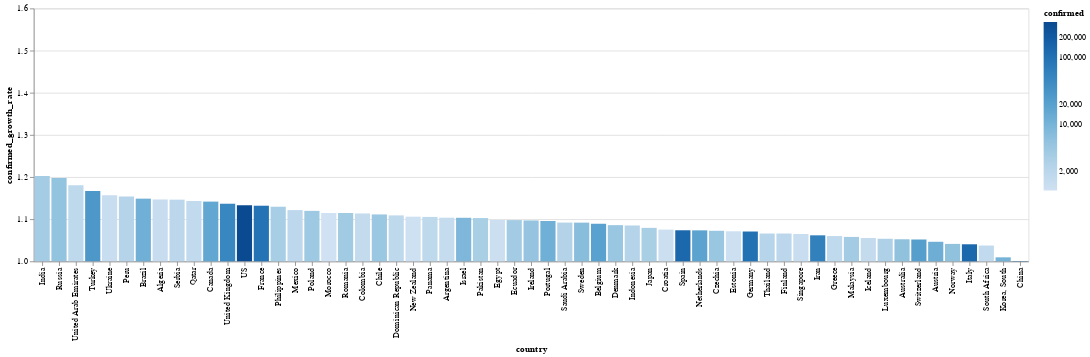

The cell this chart's notebook holds for it:
### Markdown cell above
# Tasa de contagios por país

El color corresponde con la cantidad de casos confirmados

### Code cell
today_df = global_df[
    (global_df.date == global_df.date.max()) & 
    (global_df.confirmed > 1000)
]


alt.Chart(today_df).mark_bar().encode(
    x=alt.X(
        'country', 
        sort=list(
            today_df.set_index('country')
                    .confirmed_growth_rate
                    .sort_values()
                    .index[::-1]
        )
    ),
    y=alt.X(
        'confirmed_growth_rate', 
        scale=alt.Scale(domain=[1, 1.6], clamp=True)
    ),
    color=alt.Color('confirmed', scale=alt.Scale(type='log')),
    tooltip=list(today_df.columns)
)

### Figure 1 — Vega-Lite specification as saved in the notebook (floating-point values rounded to 4 significant figures)
{"config": {"view": {"continuousWidth": 400, "continuousHeight": 300}}, "data": {"name": "data-6f36d73aaeb48554e3f9325dded1e90e"}, "mark": "bar", "encoding": {"color": {"type": "quantitative", "field": "confirmed", "scale": {"type": "log"}}, "tooltip": [{"type": "temporal", "field": "date"}, {"type": "nominal", "field": "country"}, {"type": "quantitative", "field": "confirmed"}, {"type": "quantitative", "field": "recovered"}, {"type": "quantitative", "field": "death"}, {"type": "quantitative", "field": "confirmed_growth_rate"}, {"type": "quantitative", "field": "death_growth_rate"}, {"type": "temporal", "field": "first_infaction_date"}, {"type": "quantitative", "field": "days_from_first_infection"}, {"type": "temporal", "field": "tenth_infaction_date"}, {"type": "quantitative", "field": "days_from_tenth_infection"}, {"type": "temporal", "field": "first_death_date"}, {"type": "quantitative", "field": "days_from_first_death"}, {"type": "temporal", "field": "tenth_death_date"}, {"type": "quantitative", "field": "days_from_tenth_death"}], "x": {"type": "nominal", "field": "country", "sort": ["India", "Russia", "United Arab Emirates", "Turkey", "Ukraine", "Peru", "Brazil", "Algeria", "Serbia", "Qatar", "Canada", "United Kingdom", "US", "France", "Philippines", "Mexico", "Poland", "Morocco", "Romania", "Colombia", "Chile", "Dominican Republic", "New Zealand", "Panama", "Argentina", "Israel", "Pakistan", "Egypt", "Ecuador", "Ireland", "Portugal", "Saudi Arabia", "Sweden", "Belgium", "Denmark", "Indonesia", "Japan", "Croatia", "Spain", "Netherlands", "Czechia", "Estonia", "Germany", "Thailand", "Finland", "Singapore", "Iran", "Greece", "Malaysia", "Iceland", "Luxembourg", "Australia", "Switzerland", "Austria", "Norway", "Italy", "South Africa", "Korea, South", "China"]}, "y": {"type": "quantitative", "field": "confirmed_growth_rate", "scale": {"clamp": true, "domain": [1, 1.6]}}}, "$schema": "https://vega.github.io/schema/vega-lite/v4.8.1.json", "datasets": {"data-6f36d73aaeb48554e3f9325dded1e90e": [{"date": "2020-04-05T00:00:00", "country": "Algeria", "confirmed": 1320, "recovered": 90, "death": 152, "confirmed_growth_rate": 1.147, "death_growth_rate": 1.259, "first_infaction_date": "2020-02-25T00:00:00", "days_from_first_infection": 40, "tenth_infaction_date": "2020-03-04T00:00:00", "days_from_tenth_infection": 32.0, "first_death_date": "2020-03-12T00:00:00", "days_from_first_death": 24.0, "tenth_death_date": "2020-03-20T00:00:00", "days_from_tenth_death": 16.0}, {"date": "2020-04-05T00:00:00", "country": "Argentina", "confirmed": 1451, "recovered": 280, "death": 44, "confirmed_growth_rate": 1.104, "death_growth_rate": 1.131, "first_infaction_date": "2020-03-03T00:00:00", "days_from_first_infection": 33, "tenth_infaction_date": "2020-03-08T00:00:00", "days_from_tenth_infection": 28.0, "first_death_date": "2020-03-08T00:00:00", "days_from_first_death": 28.0, "tenth_death_date": "2020-03-22T00:00:00", "days_from_tenth_death": 14.0}, {"date": "2020-04-05T00:00:00", "country": "Australia", "confirmed": 5687, "recovered": 757, "death": 35, "confirmed_growth_rate": 1.052, "death_growth_rate": 1.12, "first_infaction_date": "2020-01-26T00:00:00", "days_from_first_infection": 70, "tenth_infaction_date": "2020-02-01T00:00:00", "days_from_tenth_infection": 64.0, "first_death_date": "2020-03-01T00:00:00", "days_from_first_death": 35.0, "tenth_death_date": "2020-03-26T00:00:00", "days_from_tenth_death": 10.0}, {"date": "2020-04-05T00:00:00", "country": "Austria", "confirmed": 12051, "recovered": 2998, "death": 204, "confirmed_growth_rate": 1.046, "death_growth_rate": 1.133, "first_infaction_date": "2020-02-25T00:00:00", "days_from_first_infection": 40, "tenth_infaction_date": "2020-03-01T00:00:00", "days_from_tenth_infection": 35.0, "first_death_date": "2020-03-12T00:00:00", "days_from_first_death": 24.0, "tenth_death_date": "2020-03-22T00:00:00", "days_from_tenth_death": 14.0}, {"date": "2020-04-05T00:00:00", "country": "Belgium", "confirmed": 19691, "recovered": 3751, "death": 1447, "confirmed_growth_rate": 1.089, "death_growth_rate": 1.192, "first_infaction_date": "2020-02-04T00:00:00", "days_from_first_infection": 61, "tenth_infaction_date": "2020-03-03T00:00:00", "days_from_tenth_infection": 33.0, "first_death_date": "2020-03-11T00:00:00", "days_from_first_death": 25.0, "tenth_death_date": "2020-03-18T00:00:00", "days_from_tenth_death": 18.0}, {"date": "2020-04-05T00:00:00", "country": "Brazil", "confirmed": 11130, "recovered": 127, "death": 486, "confirmed_growth_rate": 1.149, "death_growth_rate": 1.202, "first_infaction_date": "2020-02-26T00:00:00", "days_from_first_infection": 39, "tenth_infaction_date": "2020-03-06T00:00:00", "days_from_tenth_infection": 30.0, "first_death_date": "2020-03-17T00:00:00", "days_from_first_death": 19.0, "tenth_death_date": "2020-03-20T00:00:00", "days_from_tenth_death": 16.0}, {"date": "2020-04-05T00:00:00", "country": "Canada", "confirmed": 15756, "recovered": 3012, "death": 259, "confirmed_growth_rate": 1.142, "death_growth_rate": 1.223, "first_infaction_date": "2020-01-26T00:00:00", "days_from_first_infection": 70, "tenth_infaction_date": "2020-02-25T00:00:00", "days_from_tenth_infection": 40.0, "first_death_date": "2020-03-09T00:00:00", "days_from_first_death": 27.0, "tenth_death_date": "2020-03-20T00:00:00", "days_from_tenth_death": 16.0}, {"date": "2020-04-05T00:00:00", "country": "Chile", "confirmed": 4471, "recovered": 618, "death": 34, "confirmed_growth_rate": 1.111, "death_growth_rate": 1.259, "first_infaction_date": "2020-03-03T00:00:00", "days_from_first_infection": 33, "tenth_infaction_date": "2020-03-10T00:00:00", "days_from_tenth_infection": 26.0, "first_death_date": "2020-03-22T00:00:00", "days_from_first_death": 14.0, "tenth_death_date": "2020-03-31T00:00:00", "days_from_tenth_death": 5.0}, {"date": "2020-04-05T00:00:00", "country": "China", "confirmed": 82602, "recovered": 77207, "death": 3333, "confirmed_growth_rate": 1.001, "death_growth_rate": 1.001, "first_infaction_date": "2020-01-22T00:00:00", "days_from_first_infection": 74, "tenth_infaction_date": "2020-01-22T00:00:00", "days_from_tenth_infection": 74.0, "first_death_date": "2020-01-22T00:00:00", "days_from_first_death": 74.0, "tenth_death_date": "2020-01-22T00:00:00", "days_from_tenth_death": 74.0}, {"date": "2020-04-05T00:00:00", "country": "Colombia", "confirmed": 1485, "recovered": 88, "death": 35, "confirmed_growth_rate": 1.114, "death_growth_rate": 1.2, "first_infaction_date": "2020-03-06T00:00:00", "days_from_first_infection": 30, "tenth_infaction_date": "2020-03-13T00:00:00", "days_from_tenth_infection": 23.0, "first_death_date": "2020-03-22T00:00:00", "days_from_first_death": 14.0, "tenth_death_date": "2020-03-30T00:00:00", "days_from_tenth_death": 6.0}, {"date": "2020-04-05T00:00:00", "country": "Croatia", "confirmed": 1182, "recovered": 125, "death": 15, "confirmed_growth_rate": 1.075, "death_growth_rate": 1.151, "first_infaction_date": "2020-02-25T00:00:00", "days_from_first_infection": 40, "tenth_infaction_date": "2020-03-06T00:00:00", "days_from_tenth_infection": 30.0, "first_death_date": "2020-03-19T00:00:00", "days_from_first_death": 17.0, "tenth_death_date": "2020-04-04T00:00:00", "days_from_tenth_death": 1.0}, {"date": "2020-04-05T00:00:00", "country": "Czechia", "confirmed": 4587, "recovered": 96, "death": 67, "confirmed_growth_rate": 1.072, "death_growth_rate": 1.232, "first_infaction_date": "2020-03-01T00:00:00", "days_from_first_infection": 35, "tenth_infaction_date": "2020-03-05T00:00:00", "days_from_tenth_infection": 31.0, "first_death_date": "2020-03-22T00:00:00", "days_from_first_death": 14.0, "tenth_death_date": "2020-03-28T00:00:00", "days_from_tenth_death": 8.0}, {"date": "2020-04-05T00:00:00", "country": "Denmark", "confirmed": 4561, "recovered": 1429, "death": 179, "confirmed_growth_rate": 1.086, "death_growth_rate": 1.14, "first_infaction_date": "2020-02-27T00:00:00", "days_from_first_infection": 38, "tenth_infaction_date": "2020-03-04T00:00:00", "days_from_tenth_infection": 32.0, "first_death_date": "2020-03-14T00:00:00", "days_from_first_death": 22.0, "tenth_death_date": "2020-03-21T00:00:00", "days_from_tenth_death": 15.0}, {"date": "2020-04-05T00:00:00", "country": "Dominican Republic", "confirmed": 1745, "recovered": 17, "death": 82, "confirmed_growth_rate": 1.109, "death_growth_rate": 1.114, "first_infaction_date": "2020-03-01T00:00:00", "days_from_first_infection": 35, "tenth_infaction_date": "2020-03-14T00:00:00", "days_from_tenth_infection": 22.0, "first_death_date": "2020-03-17T00:00:00", "days_from_first_death": 19.0, "tenth_death_date": "2020-03-27T00:00:00", "days_from_tenth_death": 9.0}, {"date": "2020-04-05T00:00:00", "country": "Ecuador", "confirmed": 3646, "recovered": 100, "death": 180, "confirmed_growth_rate": 1.098, "death_growth_rate": 1.179, "first_infaction_date": "2020-03-01T00:00:00", "days_from_first_infection": 35, "tenth_infaction_date": "2020-03-05T00:00:00", "days_from_tenth_infection": 31.0, "first_death_date": "2020-03-14T00:00:00", "days_from_first_death": 22.0, "tenth_death_date": "2020-03-22T00:00:00", "days_from_tenth_death": 14.0}, {"date": "2020-04-05T00:00:00", "country": "Egypt", "confirmed": 1173, "recovered": 247, "death": 78, "confirmed_growth_rate": 1.098, "death_growth_rate": 1.101, "first_infaction_date": "2020-02-14T00:00:00", "days_from_first_infection": 51, "tenth_infaction_date": "2020-03-06T00:00:00", "days_from_tenth_infection": 30.0, "first_death_date": "2020-03-08T00:00:00", "days_from_first_death": 28.0, "tenth_death_date": "2020-03-22T00:00:00", "days_from_tenth_death": 14.0}, {"date": "2020-04-05T00:00:00", "country": "Estonia", "confirmed": 1097, "recovered": 62, "death": 15, "confirmed_growth_rate": 1.071, "death_growth_rate": 1.216, "first_infaction_date": "2020-02-27T00:00:00", "days_from_first_infection": 38, "tenth_infaction_date": "2020-03-10T00:00:00", "days_from_tenth_infection": 26.0, "first_death_date": "2020-03-25T00:00:00", "days_from_first_death": 11.0, "tenth_death_date": "2020-04-02T00:00:00", "days_from_tenth_death": 3.0}, {"date": "2020-04-05T00:00:00", "country": "Finland", "confirmed": 1927, "recovered": 300, "death": 28, "confirmed_growth_rate": 1.066, "death_growth_rate": 1.147, "first_infaction_date": "2020-01-29T00:00:00", "days_from_first_infection": 67, "tenth_infaction_date": "2020-03-05T00:00:00", "days_from_tenth_infection": 31.0, "first_death_date": "2020-03-21T00:00:00", "days_from_first_death": 15.0, "tenth_death_date": "2020-03-29T00:00:00", "days_from_tenth_death": 7.0}, {"date": "2020-04-05T00:00:00", "country": "France", "confirmed": 93773, "recovered": 16349, "death": 8093, "confirmed_growth_rate": 1.132, "death_growth_rate": 1.178, "first_infaction_date": "2020-01-24T00:00:00", "days_from_first_infection": 72, "tenth_infaction_date": "2020-02-08T00:00:00", "days_from_tenth_infection": 57.0, "first_death_date": "2020-02-15T00:00:00", "days_from_first_death": 50.0, "tenth_death_date": "2020-03-07T00:00:00", "days_from_tenth_death": 29.0}, {"date": "2020-04-05T00:00:00", "country": "Germany", "confirmed": 100123, "recovered": 28700, "death": 1584, "confirmed_growth_rate": 1.071, "death_growth_rate": 1.169, "first_infaction_date": "2020-01-27T00:00:00", "days_from_first_infection": 69, "tenth_infaction_date": "2020-02-03T00:00:00", "days_from_tenth_infection": 62.0, "first_death_date": "2020-03-09T00:00:00", "days_from_first_death": 27.0, "tenth_death_date": "2020-03-15T00:00:00", "days_from_tenth_death": 21.0}, {"date": "2020-04-05T00:00:00", "country": "Greece", "confirmed": 1735, "recovered": 78, "death": 73, "confirmed_growth_rate": 1.06, "death_growth_rate": 1.099, "first_infaction_date": "2020-02-26T00:00:00", "days_from_first_infection": 39, "tenth_infaction_date": "2020-03-05T00:00:00", "days_from_tenth_infection": 31.0, "first_death_date": "2020-03-11T00:00:00", "days_from_first_death": 25.0, "tenth_death_date": "2020-03-21T00:00:00", "days_from_tenth_death": 15.0}, {"date": "2020-04-05T00:00:00", "country": "Iceland", "confirmed": 1486, "recovered": 428, "death": 4, "confirmed_growth_rate": 1.055, "death_growth_rate": 1.086, "first_infaction_date": "2020-02-28T00:00:00", "days_from_first_infection": 37, "tenth_infaction_date": "2020-03-03T00:00:00", "days_from_tenth_infection": 33.0, "first_death_date": "2020-03-15T00:00:00", "days_from_first_death": 21.0, "tenth_death_date": "", "days_from_tenth_death": null}, {"date": "2020-04-05T00:00:00", "country": "India", "confirmed": 3588, "recovered": 229, "death": 99, "confirmed_growth_rate": 1.202, "death_growth_rate": 1.209, "first_infaction_date": "2020-01-30T00:00:00", "days_from_first_infection": 66, "tenth_infaction_date": "2020-03-04T00:00:00", "days_from_tenth_infection": 32.0, "first_death_date": "2020-03-11T00:00:00", "days_from_first_death": 25.0, "tenth_death_date": "2020-03-25T00:00:00", "days_from_tenth_death": 11.0}, {"date": "2020-04-05T00:00:00", "country": "Indonesia", "confirmed": 2273, "recovered": 164, "death": 198, "confirmed_growth_rate": 1.085, "death_growth_rate": 1.083, "first_infaction_date": "2020-03-02T00:00:00", "days_from_first_infection": 34, "tenth_infaction_date": "2020-03-09T00:00:00", "days_from_tenth_infection": 27.0, "first_death_date": "2020-03-11T00:00:00", "days_from_first_death": 25.0, "tenth_death_date": "2020-03-18T00:00:00", "days_from_tenth_death": 18.0}, {"date": "2020-04-05T00:00:00", "country": "Iran", "confirmed": 58226, "recovered": 19736, "death": 3603, "confirmed_growth_rate": 1.062, "death_growth_rate": 1.045, "first_infaction_date": "2020-02-19T00:00:00", "days_from_first_infection": 46, "tenth_infaction_date": "2020-02-21T00:00:00", "days_from_tenth_infection": 44.0, "first_death_date": "2020-02-19T00:00:00", "days_from_first_death": 46.0, "tenth_death_date": "2020-02-24T00:00:00", "days_from_tenth_death": 41.0}, {"date": "2020-04-05T00:00:00", "country": "Ireland", "confirmed": 4994, "recovered": 25, "death": 158, "confirmed_growth_rate": 1.097, "death_growth_rate": 1.194, "first_infaction_date": "2020-02-29T00:00:00", "days_from_first_infection": 36, "tenth_infaction_date": "2020-03-06T00:00:00", "days_from_tenth_infection": 30.0, "first_death_date": "2020-03-11T00:00:00", "days_from_first_death": 25.0, "tenth_death_date": "2020-03-26T00:00:00", "days_from_tenth_death": 10.0}, {"date": "2020-04-05T00:00:00", "country": "Israel", "confirmed": 8430, "recovered": 477, "death": 49, "confirmed_growth_rate": 1.103, "death_growth_rate": 1.189, "first_infaction_date": "2020-02-21T00:00:00", "days_from_first_infection": 44, "tenth_infaction_date": "2020-03-03T00:00:00", "days_from_tenth_infection": 33.0, "first_death_date": "2020-03-21T00:00:00", "days_from_first_death": 15.0, "tenth_death_date": "2020-03-27T00:00:00", "days_from_tenth_death": 9.0}, {"date": "2020-04-05T00:00:00", "country": "Italy", "confirmed": 128948, "recovered": 21815, "death": 15887, "confirmed_growth_rate": 1.04, "death_growth_rate": 1.057, "first_infaction_date": "2020-01-31T00:00:00", "days_from_first_infection": 65, "tenth_infaction_date": "2020-02-21T00:00:00", "days_from_tenth_infection": 44.0, "first_death_date": "2020-02-21T00:00:00", "days_from_first_death": 44.0, "tenth_death_date": "2020-02-26T00:00:00", "days_from_tenth_death": 39.0}, {"date": "2020-04-05T00:00:00", "country": "Japan", "confirmed": 3139, "recovered": 514, "death": 77, "confirmed_growth_rate": 1.079, "death_growth_rate": 1.054, "first_infaction_date": "2020-01-22T00:00:00", "days_from_first_infection": 74, "tenth_infaction_date": "2020-01-30T00:00:00", "days_from_tenth_infection": 66.0, "first_death_date": "2020-02-13T00:00:00", "days_from_first_death": 52.0, "tenth_death_date": "2020-03-11T00:00:00", "days_from_tenth_death": 25.0}, {"date": "2020-04-05T00:00:00", "country": "Korea, South", "confirmed": 10237, "recovered": 6463, "death": 183, "confirmed_growth_rate": 1.009, "death_growth_rate": 1.027, "first_infaction_date": "2020-01-22T00:00:00", "days_from_first_infection": 74, "tenth_infaction_date": "2020-01-31T00:00:00", "days_from_tenth_infection": 65.0, "first_death_date": "2020-02-20T00:00:00", "days_from_first_death": 45.0, "tenth_death_date": "2020-02-26T00:00:00", "days_from_tenth_death": 39.0}, {"date": "2020-04-05T00:00:00", "country": "Luxembourg", "confirmed": 2804, "recovered": 500, "death": 36, "confirmed_growth_rate": 1.054, "death_growth_rate": 1.083, "first_infaction_date": "2020-02-29T00:00:00", "days_from_first_infection": 36, "tenth_infaction_date": "2020-03-12T00:00:00", "days_from_tenth_infection": 24.0, "first_death_date": "2020-03-14T00:00:00", "days_from_first_death": 22.0, "tenth_death_date": "2020-03-27T00:00:00", "days_from_tenth_death": 9.0}, {"date": "2020-04-05T00:00:00", "country": "Malaysia", "confirmed": 3662, "recovered": 1005, "death": 61, "confirmed_growth_rate": 1.058, "death_growth_rate": 1.083, "first_infaction_date": "2020-01-25T00:00:00", "days_from_first_infection": 71, "tenth_infaction_date": "2020-02-05T00:00:00", "days_from_tenth_infection": 60.0, "first_death_date": "2020-03-17T00:00:00", "days_from_first_death": 19.0, "tenth_death_date": "2020-03-23T00:00:00", "days_from_tenth_death": 13.0}, {"date": "2020-04-05T00:00:00", "country": "Mexico", "confirmed": 1890, "recovered": 633, "death": 79, "confirmed_growth_rate": 1.122, "death_growth_rate": 1.261, "first_infaction_date": "2020-02-28T00:00:00", "days_from_first_infection": 37, "tenth_infaction_date": "2020-03-12T00:00:00", "days_from_tenth_infection": 24.0, "first_death_date": "2020-03-19T00:00:00", "days_from_first_death": 17.0, "tenth_death_date": "2020-03-28T00:00:00", "days_from_tenth_death": 8.0}, {"date": "2020-04-05T00:00:00", "country": "Morocco", "confirmed": 1021, "recovered": 76, "death": 70, "confirmed_growth_rate": 1.115, "death_growth_rate": 1.154, "first_infaction_date": "2020-03-02T00:00:00", "days_from_first_infection": 34, "tenth_infaction_date": "2020-03-14T00:00:00", "days_from_tenth_infection": 22.0, "first_death_date": "2020-03-10T00:00:00", "days_from_first_death": 26.0, "tenth_death_date": "2020-03-26T00:00:00", "days_from_tenth_death": 10.0}, {"date": "2020-04-05T00:00:00", "country": "Netherlands", "confirmed": 17953, "recovered": 257, "death": 1771, "confirmed_growth_rate": 1.073, "death_growth_rate": 1.127, "first_infaction_date": "2020-02-27T00:00:00", "days_from_first_infection": 38, "tenth_infaction_date": "2020-03-02T00:00:00", "days_from_tenth_infection": 34.0, "first_death_date": "2020-03-06T00:00:00", "days_from_first_death": 30.0, "tenth_death_date": "2020-03-14T00:00:00", "days_from_tenth_death": 22.0}, {"date": "2020-04-05T00:00:00", "country": "New Zealand", "confirmed": 1039, "recovered": 156, "death": 1, "confirmed_growth_rate": 1.106, "death_growth_rate": 1.0, "first_infaction_date": "2020-02-28T00:00:00", "days_from_first_infection": 37, "tenth_infaction_date": "2020-03-17T00:00:00", "days_from_tenth_infection": 19.0, "first_death_date": "2020-03-29T00:00:00", "days_from_first_death": 7.0, "tenth_death_date": "", "days_from_tenth_death": null}, {"date": "2020-04-05T00:00:00", "country": "Norway", "confirmed": 5687, "recovered": 32, "death": 71, "confirmed_growth_rate": 1.041, "death_growth_rate": 1.163, "first_infaction_date": "2020-02-26T00:00:00", "days_from_first_infection": 39, "tenth_infaction_date": "2020-02-29T00:00:00", "days_from_tenth_infection": 36.0, "first_death_date": "2020-03-14T00:00:00", "days_from_first_death": 22.0, "tenth_death_date": "2020-03-24T00:00:00", "days_from_tenth_death": 12.0}, {"date": "2020-04-05T00:00:00", "country": "Pakistan", "confirmed": 3157, "recovered": 211, "death": 47, "confirmed_growth_rate": 1.103, "death_growth_rate": 1.198, "first_infaction_date": "2020-02-26T00:00:00", "days_from_first_infection": 39, "tenth_infaction_date": "2020-03-10T00:00:00", "days_from_tenth_infection": 26.0, "first_death_date": "2020-03-19T00:00:00", "days_from_first_death": 17.0, "tenth_death_date": "2020-03-27T00:00:00", "days_from_tenth_death": 9.0}, {"date": "2020-04-05T00:00:00", "country": "Panama", "confirmed": 1801, "recovered": 13, "death": 46, "confirmed_growth_rate": 1.105, "death_growth_rate": 1.159, "first_infaction_date": "2020-03-10T00:00:00", "days_from_first_infection": 26, "tenth_infaction_date": "2020-03-12T00:00:00", "days_from_tenth_infection": 24.0, "first_death_date": "2020-03-11T00:00:00", "days_from_first_death": 25.0, "tenth_death_date": "2020-03-28T00:00:00", "days_from_tenth_death": 8.0}, {"date": "2020-04-05T00:00:00", "country": "Peru", "confirmed": 2281, "recovered": 989, "death": 83, "confirmed_growth_rate": 1.154, "death_growth_rate": 1.249, "first_infaction_date": "2020-03-06T00:00:00", "days_from_first_infection": 30, "tenth_infaction_date": "2020-03-10T00:00:00", "days_from_tenth_infection": 26.0, "first_death_date": "2020-03-20T00:00:00", "days_from_first_death": 16.0, "tenth_death_date": "2020-03-27T00:00:00", "days_from_tenth_death": 9.0}, {"date": "2020-04-05T00:00:00", "country": "Philippines", "confirmed": 3246, "recovered": 64, "death": 152, "confirmed_growth_rate": 1.13, "death_growth_rate": 1.117, "first_infaction_date": "2020-01-30T00:00:00", "days_from_first_infection": 66, "tenth_infaction_date": "2020-03-09T00:00:00", "days_from_tenth_infection": 27.0, "first_death_date": "2020-02-02T00:00:00", "days_from_first_death": 63.0, "tenth_death_date": "2020-03-15T00:00:00", "days_from_tenth_death": 21.0}, {"date": "2020-04-05T00:00:00", "country": "Poland", "confirmed": 4102, "recovered": 134, "death": 94, "confirmed_growth_rate": 1.12, "death_growth_rate": 1.236, "first_infaction_date": "2020-03-04T00:00:00", "days_from_first_infection": 32, "tenth_infaction_date": "2020-03-08T00:00:00", "days_from_tenth_infection": 28.0, "first_death_date": "2020-03-12T00:00:00", "days_from_first_death": 24.0, "tenth_death_date": "2020-03-25T00:00:00", "days_from_tenth_death": 11.0}, {"date": "2020-04-05T00:00:00", "country": "Portugal", "confirmed": 11278, "recovered": 75, "death": 295, "confirmed_growth_rate": 1.096, "death_growth_rate": 1.139, "first_infaction_date": "2020-03-02T00:00:00", "days_from_first_infection": 34, "tenth_infaction_date": "2020-03-06T00:00:00", "days_from_tenth_infection": 30.0, "first_death_date": "2020-03-17T00:00:00", "days_from_first_death": 19.0, "tenth_death_date": "2020-03-21T00:00:00", "days_from_tenth_death": 15.0}, {"date": "2020-04-05T00:00:00", "country": "Qatar", "confirmed": 1604, "recovered": 123, "death": 4, "confirmed_growth_rate": 1.143, "death_growth_rate": 1.205, "first_infaction_date": "2020-02-29T00:00:00", "days_from_first_infection": 36, "tenth_infaction_date": "2020-03-08T00:00:00", "days_from_tenth_infection": 28.0, "first_death_date": "2020-03-28T00:00:00", "days_from_first_death": 8.0, "tenth_death_date": "", "days_from_tenth_death": null}, {"date": "2020-04-05T00:00:00", "country": "Romania", "confirmed": 3864, "recovered": 374, "death": 151, "confirmed_growth_rate": 1.115, "death_growth_rate": 1.205, "first_infaction_date": "2020-02-26T00:00:00", "days_from_first_infection": 39, "tenth_infaction_date": "2020-03-08T00:00:00", "days_from_tenth_infection": 28.0, "first_death_date": "2020-03-22T00:00:00", "days_from_first_death": 14.0, "tenth_death_date": "2020-03-24T00:00:00", "days_from_tenth_death": 12.0}, {"date": "2020-04-05T00:00:00", "country": "Russia", "confirmed": 5389, "recovered": 355, "death": 45, "confirmed_growth_rate": 1.198, "death_growth_rate": 1.262, "first_infaction_date": "2020-01-31T00:00:00", "days_from_first_infection": 65, "tenth_infaction_date": "2020-03-06T00:00:00", "days_from_tenth_infection": 30.0, "first_death_date": "2020-03-19T00:00:00", "days_from_first_death": 17.0, "tenth_death_date": "2020-03-31T00:00:00", "days_from_tenth_death": 5.0}, {"date": "2020-04-05T00:00:00", "country": "Saudi Arabia", "confirmed": 2402, "recovered": 488, "death": 34, "confirmed_growth_rate": 1.092, "death_growth_rate": 1.241, "first_infaction_date": "2020-03-02T00:00:00", "days_from_first_infection": 34, "tenth_infaction_date": "2020-03-08T00:00:00", "days_from_tenth_infection": 28.0, "first_death_date": "2020-03-24T00:00:00", "days_from_first_death": 12.0, "tenth_death_date": "2020-04-01T00:00:00", "days_from_tenth_death": 4.0}, {"date": "2020-04-05T00:00:00", "country": "Serbia", "confirmed": 1908, "recovered": 0, "death": 51, "confirmed_growth_rate": 1.146, "death_growth_rate": 1.212, "first_infaction_date": "2020-03-06T00:00:00", "days_from_first_infection": 30, "tenth_infaction_date": "2020-03-11T00:00:00", "days_from_tenth_infection": 25.0, "first_death_date": "2020-03-20T00:00:00", "days_from_first_death": 16.0, "tenth_death_date": "2020-03-29T00:00:00", "days_from_tenth_death": 7.0}, {"date": "2020-04-05T00:00:00", "country": "Singapore", "confirmed": 1309, "recovered": 320, "death": 6, "confirmed_growth_rate": 1.065, "death_growth_rate": 1.112, "first_infaction_date": "2020-01-23T00:00:00", "days_from_first_infection": 73, "tenth_infaction_date": "2020-01-31T00:00:00", "days_from_tenth_infection": 65.0, "first_death_date": "2020-03-21T00:00:00", "days_from_first_death": 15.0, "tenth_death_date": "", "days_from_tenth_death": null}, {"date": "2020-04-05T00:00:00", "country": "South Africa", "confirmed": 1655, "recovered": 95, "death": 11, "confirmed_growth_rate": 1.037, "death_growth_rate": 1.275, "first_infaction_date": "2020-03-05T00:00:00", "days_from_first_infection": 31, "tenth_infaction_date": "2020-03-11T00:00:00", "days_from_tenth_infection": 25.0, "first_death_date": "2020-03-27T00:00:00", "days_from_first_death": 9.0, "tenth_death_date": "2020-04-05T00:00:00", "days_from_tenth_death": 0.0}, {"date": "2020-04-05T00:00:00", "country": "Spain", "confirmed": 131646, "recovered": 38080, "death": 12641, "confirmed_growth_rate": 1.074, "death_growth_rate": 1.093, "first_infaction_date": "2020-02-01T00:00:00", "days_from_first_infection": 64, "tenth_infaction_date": "2020-02-26T00:00:00", "days_from_tenth_infection": 39.0, "first_death_date": "2020-03-03T00:00:00", "days_from_first_death": 33.0, "tenth_death_date": "2020-03-08T00:00:00", "days_from_tenth_death": 28.0}, {"date": "2020-04-05T00:00:00", "country": "Sweden", "confirmed": 6830, "recovered": 205, "death": 401, "confirmed_growth_rate": 1.092, "death_growth_rate": 1.208, "first_infaction_date": "2020-01-31T00:00:00", "days_from_first_infection": 65, "tenth_infaction_date": "2020-02-29T00:00:00", "days_from_tenth_infection": 36.0, "first_death_date": "2020-03-11T00:00:00", "days_from_first_death": 25.0, "tenth_death_date": "2020-03-19T00:00:00", "days_from_tenth_death": 17.0}, {"date": "2020-04-05T00:00:00", "country": "Switzerland", "confirmed": 21100, "recovered": 6415, "death": 715, "confirmed_growth_rate": 1.052, "death_growth_rate": 1.133, "first_infaction_date": "2020-02-25T00:00:00", "days_from_first_infection": 40, "tenth_infaction_date": "2020-02-29T00:00:00", "days_from_tenth_infection": 36.0, "first_death_date": "2020-03-05T00:00:00", "days_from_first_death": 31.0, "tenth_death_date": "2020-03-13T00:00:00", "days_from_tenth_death": 23.0}, {"date": "2020-04-05T00:00:00", "country": "Thailand", "confirmed": 2169, "recovered": 793, "death": 23, "confirmed_growth_rate": 1.066, "death_growth_rate": 1.188, "first_infaction_date": "2020-01-22T00:00:00", "days_from_first_infection": 74, "tenth_infaction_date": "2020-01-28T00:00:00", "days_from_tenth_infection": 68.0, "first_death_date": "2020-03-01T00:00:00", "days_from_first_death": 35.0, "tenth_death_date": "2020-04-01T00:00:00", "days_from_tenth_death": 4.0}, {"date": "2020-04-05T00:00:00", "country": "Turkey", "confirmed": 27069, "recovered": 1042, "death": 574, "confirmed_growth_rate": 1.167, "death_growth_rate": 1.236, "first_infaction_date": "2020-03-11T00:00:00", "days_from_first_infection": 25, "tenth_infaction_date": "2020-03-16T00:00:00", "days_from_tenth_infection": 20.0, "first_death_date": "2020-03-17T00:00:00", "days_from_first_death": 19.0, "tenth_death_date": "2020-03-22T00:00:00", "days_from_tenth_death": 14.0}, {"date": "2020-04-05T00:00:00", "country": "US", "confirmed": 337072, "recovered": 17448, "death": 9619, "confirmed_growth_rate": 1.133, "death_growth_rate": 1.215, "first_infaction_date": "2020-01-22T00:00:00", "days_from_first_infection": 74, "tenth_infaction_date": "2020-02-03T00:00:00", "days_from_tenth_infection": 62.0, "first_death_date": "2020-02-29T00:00:00", "days_from_first_death": 36.0, "tenth_death_date": "2020-03-04T00:00:00", "days_from_tenth_death": 32.0}, {"date": "2020-04-05T00:00:00", "country": "Ukraine", "confirmed": 1308, "recovered": 28, "death": 37, "confirmed_growth_rate": 1.157, "death_growth_rate": 1.208, "first_infaction_date": "2020-03-03T00:00:00", "days_from_first_infection": 33, "tenth_infaction_date": "2020-03-17T00:00:00", "days_from_tenth_infection": 19.0, "first_death_date": "2020-03-13T00:00:00", "days_from_first_death": 23.0, "tenth_death_date": "2020-03-30T00:00:00", "days_from_tenth_death": 6.0}, {"date": "2020-04-05T00:00:00", "country": "United Arab Emirates", "confirmed": 1799, "recovered": 144, "death": 10, "confirmed_growth_rate": 1.18, "death_growth_rate": 1.196, "first_infaction_date": "2020-01-29T00:00:00", "days_from_first_infection": 67, "tenth_infaction_date": "2020-02-22T00:00:00", "days_from_tenth_infection": 43.0, "first_death_date": "2020-03-20T00:00:00", "days_from_first_death": 16.0, "tenth_death_date": "", "days_from_tenth_death": null}, {"date": "2020-04-05T00:00:00", "country": "United Kingdom", "confirmed": 48436, "recovered": 229, "death": 4943, "confirmed_growth_rate": 1.137, "death_growth_rate": 1.221, "first_infaction_date": "2020-01-31T00:00:00", "days_from_first_infection": 65, "tenth_infaction_date": "2020-02-24T00:00:00", "days_from_tenth_infection": 41.0, "first_death_date": "2020-03-05T00:00:00", "days_from_first_death": 31.0, "tenth_death_date": "2020-03-14T00:00:00", "days_from_tenth_death": 22.0}]}}
